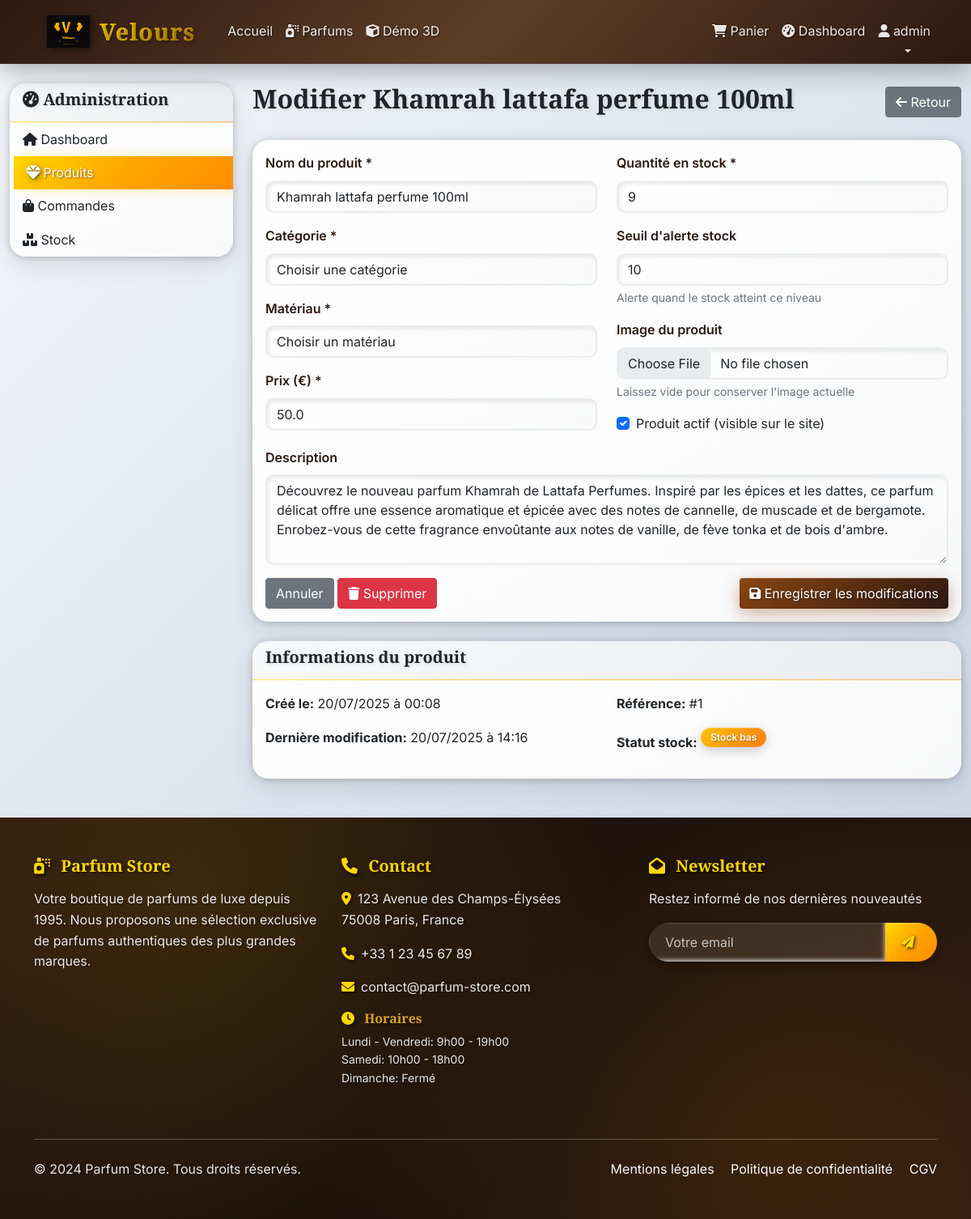
Page /admin/products/edit/1 (signed in) on the committed database.
### models.py (models this page shows, shortened)
class User(UserMixin, db.Model):
    id = db.Column(db.Integer, primary_key=True)
    username = db.Column(db.String(80), unique=True, nullable=False)
    email = db.Column(db.String(120), unique=True, nullable=False)
    password_hash = db.Column(db.String(120), nullable=False)
    first_name = db.Column(db.String(50))
    last_name = db.Column(db.String(50))
    phone = db.Column(db.String(20))
    address = db.Column(db.Text)
    is_admin = db.Column(db.Boolean, default=False)
    created_at = db.Column(db.DateTime, default=datetime.utcnow)
    orders = db.relationship('Order', backref='user', lazy=True)
    cart_items = db.relationship('CartItem', backref='user', lazy=True, cascade='all, delete-orphan')

class Product(db.Model):
    id = db.Column(db.Integer, primary_key=True)
    name = db.Column(db.String(100), nullable=False)
    description = db.Column(db.Text)
    price = db.Column(db.Float, nullable=False)
    category = db.Column(db.String(50), nullable=False)  # Eau de Parfum, Eau de Toilette, Eau de Cologne, Parfum
    material = db.Column(db.String(50))  # Marque - Genre - Volume (ex: "Chanel - Femme - 50ml")
    stock_quantity = db.Column(db.Integer, default=0)
    min_stock_alert = db.Column(db.Integer, default=5)
    image_filename = db.Column(db.String(100))
    active = db.Column(db.Boolean, default=True)
    created_at = db.Column(db.DateTime, default=datetime.utcnow)
    updated_at = db.Column(db.DateTime, default=datetime.utcnow, onupdate=datetime.utcnow)
    order_items = db.relationship('OrderItem', backref='product', lazy=True)
    cart_items = db.relationship('CartItem', backref='product', lazy=True)
    images = db.relationship('ProductImage', backref='product', lazy=True, cascade='all, delete-orphan')
    @property
    def is_low_stock(self):
        return self.stock_quantity <= self.min_stock_alert

class FooterSettings(db.Model):
    id = db.Column(db.Integer, primary_key=True)
    company_name = db.Column(db.String(200), nullable=False, default='Parfum Store')
    company_description = db.Column(db.Text)
    address = db.Column(db.Text)
    phone = db.Column(db.String(50))
    email = db.Column(db.String(100))
    facebook_url = db.Column(db.String(200))
    instagram_url = db.Column(db.String(200))
    twitter_url = db.Column(db.String(200))
    linkedin_url = db.Column(db.String(200))
    youtube_url = db.Column(db.String(200))
    opening_hours = db.Column(db.Text)
    copyright_text = db.Column(db.String(200))
    show_newsletter = db.Column(db.Boolean, default=True)
    newsletter_title = db.Column(db.String(200), default='Newsletter')
    newsletter_description = db.Column(db.Text, default='Restez informé de nos dernières nouveautés')
    created_at = db.Column(db.DateTime, default=datetime.utcnow)
    updated_at = db.Column(db.DateTime, default=datetime.utcnow, onupdate=datetime.utcnow)
    @staticmethod
    def get_settings():
        settings = FooterSettings.query.first()
        return settings

### app.py (the view)
    def decorated_function(*args, **kwargs):
        if not current_user.is_authenticated or not current_user.is_admin:
            flash('Accès non autorisé.', 'error')
            return redirect(url_for('index'))
        return f(*args, **kwargs)

### templates/admin/edit_product.html (shortened to what this page needs)
{% extends "base.html" %}
{% block content %}
<div class="container-fluid mt-4">
    <div class="row">
        <div class="col-md-3">
            <div class="card">
                <div class="card-header">
                    <h5><i class="fas fa-tachometer-alt"></i> Administration</h5>
                </div>
                <div class="list-group list-group-flush">
                    <a href="{{ url_for('admin_dashboard') }}" class="list-group-item list-group-item-action">
                        <i class="fas fa-home"></i> Dashboard
                    </a>
                    <a href="{{ url_for('admin_products') }}" class="list-group-item list-group-item-action active">
                        <i class="fas fa-gem"></i> Produits
                    </a>
                    <a href="{{ url_for('admin_orders') }}" class="list-group-item list-group-item-action">
                        <i class="fas fa-shopping-bag"></i> Commandes
                    </a>
                    <a href="{{ url_for('admin_stock') }}" class="list-group-item list-group-item-action">
                        <i class="fas fa-boxes"></i> Stock
                    </a>
                </div>
            </div>
        </div>
        <div class="col-md-9">
            <div class="d-flex justify-content-between align-items-center mb-4">
                <h2>Modifier {{ product.name }}</h2>
                <a href="{{ url_for('admin_products') }}" class="btn btn-secondary">
                    <i class="fas fa-arrow-left"></i> Retour
                </a>
            </div>
            <div class="card">
                <div class="card-body">
                    <form method="POST" enctype="multipart/form-data">
                        <div class="row">
                            <div class="col-md-6">
                                <div class="mb-3">
                                    <label for="name" class="form-label">Nom du produit *</label>
                                    <input type="text" class="form-control" id="name" name="name" value="{{ product.name }}" required>
                                </div>
                                <div class="mb-3">
                                    <label for="category" class="form-label">Catégorie *</label>
                                    <select class="form-select" id="category" name="category" required>
                                        <option value="">Choisir une catégorie</option>
                                    </select>
                                </div>
                                <div class="mb-3">
                                    <label for="material" class="form-label">Matériau *</label>
                                    <select class="form-select" id="material" name="material" required>
                                        <option value="">Choisir un matériau</option>
                                    </select>
                                </div>
                                <div class="mb-3">
                                    <label for="price" class="form-label">Prix (€) *</label>
                                    <input type="number" class="form-control" id="price" name="price" step="0.01" min="0" value="{{ product.price }}" required>
                                </div>
                            </div>
                            <div class="col-md-6">
                                <div class="mb-3">
                                    <label for="stock_quantity" class="form-label">Quantité en stock *</label>
                                    <input type="number" class="form-control" id="stock_quantity" name="stock_quantity" min="0" value="{{ product.stock_quantity }}" required>
                                </div>
                                <div class="mb-3">
                                    <label for="min_stock_alert" class="form-label">Seuil d'alerte stock</label>
                                    <input type="number" class="form-control" id="min_stock_alert" name="min_stock_alert" min="0" value="{{ product.min_stock_alert }}">
                                    <div class="form-text">Alerte quand le stock atteint ce niveau</div>
                                </div>
                                <div class="mb-3">
                                    <label for="image" class="form-label">Image du produit</label>
                                    <input type="file" class="form-control" id="image" name="image" accept="image/*">
                                    <div class="form-text">Laissez vide pour conserver l'image actuelle</div>
                                </div>
                                <div class="mb-3">
                                    <div class="form-check">
                                        <input class="form-check-input" type="checkbox" id="active" name="active" {% if product.active %}checked{% endif %}>
                                        <label class="form-check-label" for="active">
                                            Produit actif (visible sur le site)
                                        </label>
                                    </div>
                                </div>
                            </div>
                        </div>
                        <div class="mb-3">
                            <label for="description" class="form-label">Description</label>
                            <textarea class="form-control" id="description" name="description" rows="4">{{ product.description }}</textarea>
                        </div>
                        <div class="d-flex justify-content-between">
                            <div>
                                <a href="{{ url_for('admin_products') }}" class="btn btn-secondary">Annuler</a>
                                <a href="{{ url_for('admin_delete_product', id=product.id) }}" class="btn btn-danger" onclick="return confirm('Êtes-vous sûr de vouloir supprimer ce produit ?')">
                                    <i class="fas fa-trash"></i> Supprimer
                                </a>
                            </div>
                            <button type="submit" class="btn btn-primary">
                                <i class="fas fa-save"></i> Enregistrer les modifications
                            </button>
                        </div>
                    </form>
                </div>
            </div>
            <div class="card mt-4">
                <div class="card-header">
                    <h5>Informations du produit</h5>
                </div>
                <div class="card-body">
                    <div class="row">
                        <div class="col-md-6">
                            <p><strong>Créé le:</strong> {{ product.created_at.strftime('%d/%m/%Y à %H:%M') }}</p>
                            <p><strong>Dernière modification:</strong> {{ product.updated_at.strftime('%d/%m/%Y à %H:%M') }}</p>
                        </div>
                        <div class="col-md-6">
                            <p><strong>Référence:</strong> #{{ product.id }}</p>
                            <p><strong>Statut stock:</strong>
                                {% if product.stock_quantity == 0 %}
                                <span class="badge bg-danger">Rupture</span>
                                {% elif product.is_low_stock %}
                                <span class="badge bg-warning">Stock bas</span>
                                {% else %}
                                <span class="badge bg-success">OK</span>
                                {% endif %}
                            </p>
                        </div>
                    </div>
                </div>
            </div>
        </div>
    </div>
</div>
{% endblock %}

### templates/base.html (shortened to what this page needs)
<!DOCTYPE html>
<html lang="fr">
<head>
    <link href="https://cdn.jsdelivr.net/npm/bootstrap@5.1.3/dist/css/bootstrap.min.css" rel="stylesheet">
    <link href="https://cdnjs.cloudflare.com/ajax/libs/font-awesome/6.0.0/css/all.min.css" rel="stylesheet">
    <link href="{{ url_for('static', filename='css/style.css') }}" rel="stylesheet">
</head>
<body>
    <nav class="navbar navbar-expand-lg navbar-dark bg-dark">
        <div class="container">
            <a class="navbar-brand velours-brand" href="{{ url_for('index') }}">
                <img src="{{ url_for('static', filename='images/logo/velours-logo.svg') }}" alt="Velours" class="velours-logo">
                <span class="brand-text">Velours</span>
            </a>
            <div class="collapse navbar-collapse" id="navbarNav">
                <ul class="navbar-nav me-auto">
                    <li class="nav-item">
                        <a class="nav-link" href="{{ url_for('index') }}">Accueil</a>
                    </li>
                    <li class="nav-item">
                        <a class="nav-link" href="{{ url_for('catalog') }}">
                            <i class="fas fa-spray-can me-1"></i>Parfums
                        </a>
                    </li>
                    <li class="nav-item">
                        <a class="nav-link" href="{{ url_for('demo_3d') }}">
                            <i class="fas fa-cube"></i> Démo 3D
                        </a>
                    </li>
                </ul>
                <ul class="navbar-nav">
                    {% if current_user.is_authenticated %}
                        <li class="nav-item">
                            <a class="nav-link" href="{{ url_for('cart') }}">
                                <i class="fas fa-shopping-cart"></i> Panier
                            </a>
                        </li>
                        {% if current_user.is_admin %}
                        <li class="nav-item">
                            <a class="nav-link" href="{{ url_for('admin_dashboard') }}">
                                <i class="fas fa-tachometer-alt"></i> Dashboard
                            </a>
                        </li>
                        {% endif %}
                        <li class="nav-item dropdown">
                            <a class="nav-link dropdown-toggle" href="#" id="navbarDropdown" role="button" data-bs-toggle="dropdown">
                                <i class="fas fa-user"></i> {{ current_user.username }}
                            </a>
                        </li>
                    {% endif %}
                </ul>
            </div>
        </div>
    </nav>
    <main>
        {% block content %}{% endblock %}
    </main>
    <footer class="bg-dark text-light py-5 mt-5">
        <div class="container">
            <div class="row">
                <div class="col-lg-4 col-md-6 mb-4">
                    <h5><i class="fas fa-spray-can"></i> {{ footer_settings.company_name }}</h5>
                    {% if footer_settings.company_description %}
                    <p>{{ footer_settings.company_description }}</p>
                    {% endif %}
                </div>
                <div class="col-lg-4 col-md-6 mb-4">
                    <h5><i class="fas fa-phone"></i> Contact</h5>
                    {% if footer_settings.address %}
                    <p><i class="fas fa-map-marker-alt me-2"></i>{{ footer_settings.address|replace('\n', '<br>')|safe }}</p>
                    {% endif %}
                    {% if footer_settings.phone %}
                    <p><i class="fas fa-phone me-2"></i>{{ footer_settings.phone }}</p>
                    {% endif %}
                    {% if footer_settings.email %}
                    <p><i class="fas fa-envelope me-2"></i>{{ footer_settings.email }}</p>
                    {% endif %}
                    {% if footer_settings.opening_hours %}
                    <h6 class="mt-3"><i class="fas fa-clock"></i> Horaires</h6>
                    <p class="small">{{ footer_settings.opening_hours|replace('\n', '<br>')|safe }}</p>
                    {% endif %}
                </div>
                {% if footer_settings.show_newsletter %}
                <div class="col-lg-4 col-md-12 mb-4">
                    <h5><i class="fas fa-envelope-open"></i> {{ footer_settings.newsletter_title or 'Newsletter' }}</h5>
                    <p>{{ footer_settings.newsletter_description or 'Restez informé de nos dernières nouveautés' }}</p>
                    <form class="newsletter-form">
                        <div class="input-group">
                            <input type="email" class="form-control" placeholder="Votre email" required>
                            <button class="btn btn-primary" type="submit">
                                <i class="fas fa-paper-plane"></i>
                            </button>
                        </div>
                    </form>
                </div>
                {% endif %}
            </div>
            <hr class="my-4">
            <div class="row">
                <div class="col-md-6">
                    <p class="mb-0">{{ footer_settings.copyright_text or '© 2024 Parfum Store. Tous droits réservés.' }}</p>
                </div>
                <div class="col-md-6 text-md-end">
                    <a href="#" class="text-light me-3">Mentions légales</a>
                    <a href="#" class="text-light me-3">Politique de confidentialité</a>
                    <a href="#" class="text-light">CGV</a>
                </div>
            </div>
        </div>
    </footer>
</body>
</html>

### rows in the picture
User: username "admin"
Product: name "Khamrah lattafa perfume 100ml", price "50.0", stock_quantity "9", min_stock_alert "10", active "☑", description "Découvrez le nouveau parfum Khamrah de Lattafa Perfumes. Inspiré par les épices et les dattes, ce parfum délicat offre une essence aromatique et épicée avec des notes de cannelle, de muscade et de bergamote. Enrobez-vous de cette fragrance envoûtante aux notes de vanille, de fève tonka et de bois d'ambre.", created_at "20/07/2025 à 00:08", updated_at "20/07/2025 à 14:16", id "1"
FooterSettings: company_name "Parfum Store", company_description "Votre boutique de parfums de luxe depuis 1995. Nous proposons une sélection exclusive de parfums authentiques des plus grandes marques.", address "123 Avenue des Champs-Élysées 75008 Paris, France", phone "+33 1 23 45 67 89", email "contact@parfum-store.com", opening_hours "Lundi - Vendredi: 9h00 - 19h00 Samedi: 10h00 - 18h00 Dimanche: Fermé", newsletter_title "Newsletter", newsletter_description "Restez informé de nos dernières nouveautés", copyright_text "© 2024 Parfum Store. Tous droits réservés."
